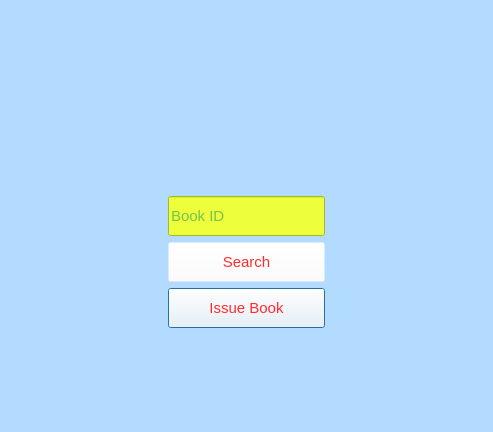
<?xml version="1.0" encoding="UTF-8"?>
<ui version="4.0">
 <class>Window_IssueBook</class>
 <widget class="QDialog" name="Window_IssueBook">
  <property name="geometry">
   <rect>
    <x>0</x>
    <y>0</y>
    <width>493</width>
    <height>432</height>
   </rect>
  </property>
  <property name="windowTitle">
   <string>Dialog</string>
  </property>
  <property name="styleSheet">
   <string notr="true">background-color: rgb(179, 219, 255);</string>
  </property>
  <layout class="QVBoxLayout" name="verticalLayout">
   <item>
    <layout class="QGridLayout" name="gridLayout">
     <item row="2" column="0">
      <spacer name="horizontalSpacer">
       <property name="orientation">
        <enum>Qt::Horizontal</enum>
       </property>
       <property name="sizeHint" stdset="0">
        <size>
         <width>40</width>
         <height>20</height>
        </size>
       </property>
      </spacer>
     </item>
     <item row="2" column="1">
      <widget class="QLineEdit" name="lineEdit_BookId">
       <property name="maximumSize">
        <size>
         <width>230</width>
         <height>40</height>
        </size>
       </property>
       <property name="font">
        <font>
         <family>Microsoft Sans Serif</family>
         <pointsize>11</pointsize>
        </font>
       </property>
       <property name="styleSheet">
        <string notr="true">background-color: rgb(236, 255, 58);
color: rgb(0, 135, 99);</string>
       </property>
       <property name="placeholderText">
        <string>Book ID</string>
       </property>
      </widget>
     </item>
     <item row="5" column="1">
      <widget class="QLabel" name="label_2">
       <property name="text">
        <string/>
       </property>
      </widget>
     </item>
     <item row="4" column="1">
      <widget class="QPushButton" name="pushButton_IssueBook">
       <property name="maximumSize">
        <size>
         <width>230</width>
         <height>40</height>
        </size>
       </property>
       <property name="font">
        <font>
         <family>Microsoft Sans Serif</family>
         <pointsize>11</pointsize>
        </font>
       </property>
       <property name="styleSheet">
        <string notr="true">color: rgb(255, 44, 47);
background-color: rgba(255, 255, 255,0);</string>
       </property>
       <property name="text">
        <string>Issue Book</string>
       </property>
       <property name="icon">
        <iconset resource="image.qrc">
         <normaloff>:/img/img/book_read_magazine_glyph-38-512.png</normaloff>:/img/img/book_read_magazine_glyph-38-512.png</iconset>
       </property>
       <property name="iconSize">
        <size>
         <width>30</width>
         <height>30</height>
        </size>
       </property>
      </widget>
     </item>
     <item row="2" column="2">
      <spacer name="horizontalSpacer_2">
       <property name="orientation">
        <enum>Qt::Horizontal</enum>
       </property>
       <property name="sizeHint" stdset="0">
        <size>
         <width>40</width>
         <height>20</height>
        </size>
       </property>
      </spacer>
     </item>
     <item row="1" column="1">
      <widget class="QLabel" name="label">
       <property name="text">
        <string/>
       </property>
       <property name="pixmap">
        <pixmap resource="image.qrc">:/img/img/issue.png</pixmap>
       </property>
      </widget>
     </item>
     <item row="3" column="1">
      <widget class="QPushButton" name="pushButton_search">
       <property name="maximumSize">
        <size>
         <width>230</width>
         <height>40</height>
        </size>
       </property>
       <property name="font">
        <font>
         <family>Microsoft Sans Serif</family>
         <pointsize>11</pointsize>
        </font>
       </property>
       <property name="styleSheet">
        <string notr="true">color: rgb(255, 44, 47);
background-color: rgba(255, 255, 255,0);</string>
       </property>
       <property name="text">
        <string>Search</string>
       </property>
       <property name="icon">
        <iconset resource="image.qrc">
         <normaloff>:/img/img/search.png</normaloff>:/img/img/search.png</iconset>
       </property>
       <property name="iconSize">
        <size>
         <width>30</width>
         <height>30</height>
        </size>
       </property>
      </widget>
     </item>
     <item row="0" column="1">
      <widget class="QLabel" name="label_3">
       <property name="text">
        <string/>
       </property>
      </widget>
     </item>
    </layout>
   </item>
  </layout>
 </widget>
 <resources>
  <include location="image.qrc"/>
 </resources>
 <connections/>
</ui>
